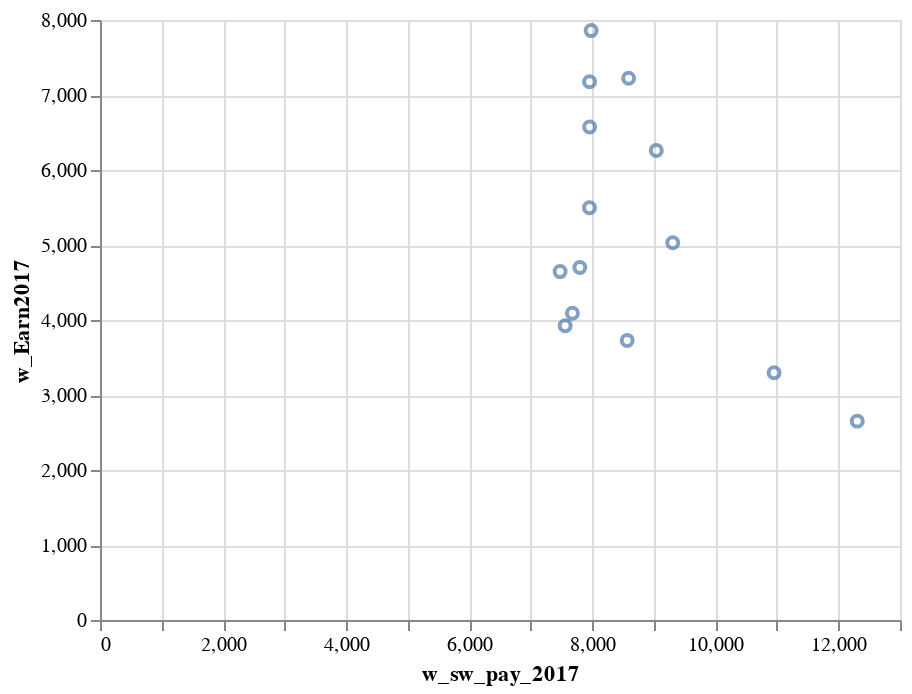

Here is the notebook cell this chart was saved with:
### Code cell
alt.Chart(data).mark_point().encode(
    x="w_sw_pay_2017",
    y="w_Earn2017"
)

### Figure 1 — Vega-Lite specification as saved in the notebook (floating-point values rounded to 4 significant figures)
{"$schema": "https://vega.github.io/schema/vega-lite/v2.6.0.json", "config": {"view": {"height": 300, "width": 400}}, "data": {"name": "data-fef191e2f79ffedd33bd665a9eb9d62e"}, "datasets": {"data-fef191e2f79ffedd33bd665a9eb9d62e": [{"Group": 0, "clust_size": 117, "cluster": 0, "w_Earn2017": 4645.0, "w_sw_pay_2017": 7477.0}, {"Group": 0, "clust_size": 1007, "cluster": 1, "w_Earn2017": 4700.0, "w_sw_pay_2017": 7797.0}, {"Group": 0, "clust_size": 3498, "cluster": 2, "w_Earn2017": 2652.0, "w_sw_pay_2017": 12310.0}, {"Group": 0, "clust_size": 295, "cluster": 3, "w_Earn2017": 4090.0, "w_sw_pay_2017": 7677.0}, {"Group": 0, "clust_size": 206, "cluster": 4, "w_Earn2017": 3923.0, "w_sw_pay_2017": 7559.0}, {"Group": 0, "clust_size": 62, "cluster": 5, "w_Earn2017": 5497.0, "w_sw_pay_2017": 7954.0}, {"Group": 0, "clust_size": 339, "cluster": 6, "w_Earn2017": 3728, "w_sw_pay_2017": 8567.0}, {"Group": 1, "clust_size": 117, "cluster": 0, "w_Earn2017": 7177.0, "w_sw_pay_2017": 7956.0}, {"Group": 1, "clust_size": 1007, "cluster": 1, "w_Earn2017": 7224.0, "w_sw_pay_2017": 8590.0}, {"Group": 1, "clust_size": 3498, "cluster": 2, "w_Earn2017": 3297.0, "w_sw_pay_2017": 10950.0}, {"Group": 1, "clust_size": 295, "cluster": 3, "w_Earn2017": 6573.0, "w_sw_pay_2017": 7956.0}, {"Group": 1, "clust_size": 206, "cluster": 4, "w_Earn2017": 7859.0, "w_sw_pay_2017": 7981.0}, {"Group": 1, "clust_size": 62, "cluster": 5, "w_Earn2017": 6261.0, "w_sw_pay_2017": 9040.0}, {"Group": 1, "clust_size": 339, "cluster": 6, "w_Earn2017": 5031.0, "w_sw_pay_2017": 9307.0}]}, "encoding": {"x": {"field": "w_sw_pay_2017", "type": "quantitative"}, "y": {"field": "w_Earn2017", "type": "quantitative"}}, "mark": "point"}
